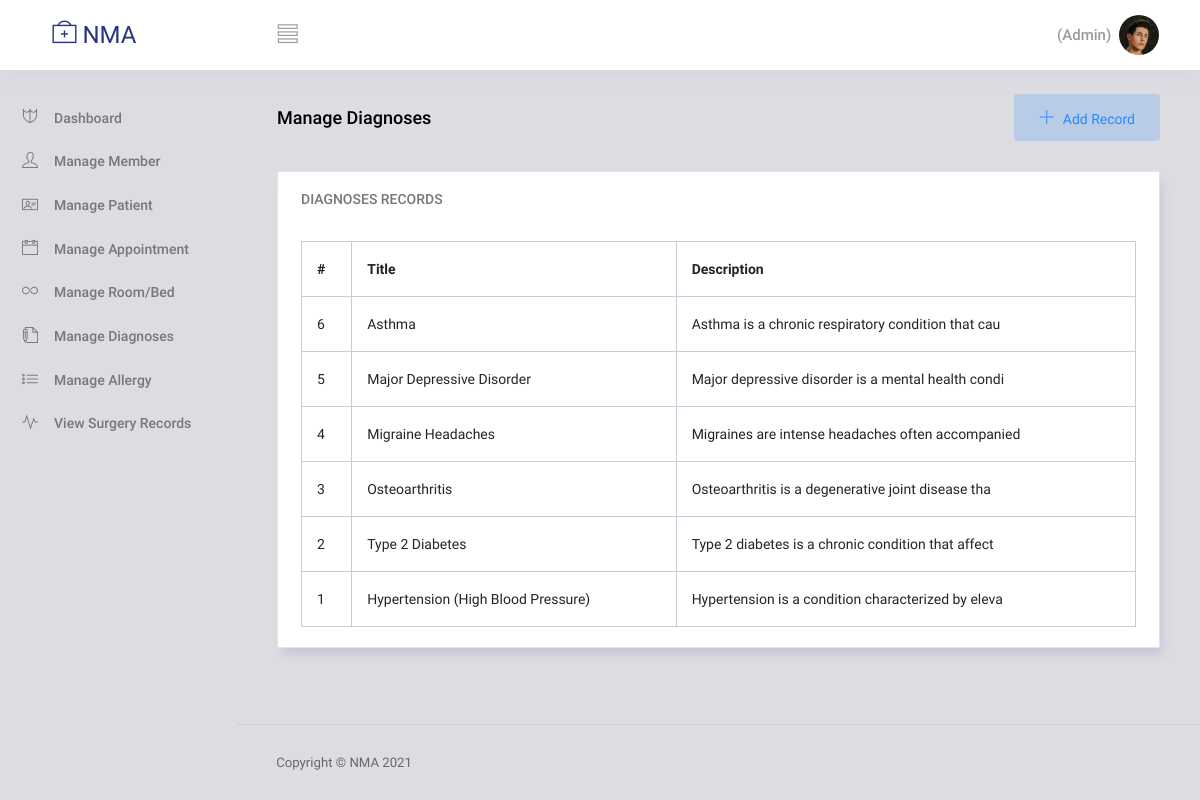
/manage-diagnoses/ (signed in), run on the app's committed database.
### app/models.py (models this page shows, shortened)
class Diagnosis(models.Model):
    name = models.CharField(max_length=100)
    description = models.TextField()
    created_date = models.DateTimeField(auto_now_add=True, null=True)

### app/decorators.py (the view)
        def wrapper_func(request, *args, **kwargs):
            position = getCurrentUserPosition(request.user)
            if position in allowed_roles:
                return view_func(request, *args, **kwargs)
            else:
                return HttpResponse('You do not permissions to view this page!')

### NewarkMedical/views.py (called while the page is built)
@login_required
@allowed_users(allowed_roles=['Admin', 'DOCTOR', 'RECEPTIONIST'])
def MANAGE_DIAGNOSES(request):
    diagnosesList = Diagnosis.objects.all().order_by('-created_date')
    data = {
        'diagnosesList':diagnosesList
    }
    return render(request,"manage-diagnoses.html", data)

### app/templatetags/filterData.py (called while the page is built)
@register.simple_tag
def getEllipsis(value, char=20):
    return str(value)[:char]

@register.simple_tag
def getCurrentUserPosition(user):
    staff = Staff.objects.filter(user=user)
    patient = Patient.objects.filter(user=user)
    position = 'Admin'
    if staff.exists():
        position = staff.first().position
    else:
        if patient.exists():
            position = 'Patient'
    return position

@register.simple_tag
def getPatient(user):
    patient = Patient.objects.filter(user=user)
    if patient.exists():
        return patient.first()
    return None

### templates/manage-diagnoses.html (shortened to what this page needs)
{% extends 'base.html' %}
{% block content %}
{% load static %}
{% load filterData %}
<div class="content-wrapper">
  <div class="row">
    <div class="col-md-12 grid-margin">
      <div class="d-flex justify-content-between align-items-center">
        <div>
          <h4 class="font-weight-bold mb-0">Manage Diagnoses</h4>
        </div>
        <div>
            <button type="button" class="btn btn-inverse-primary btn-icon-text" data-bs-toggle="modal" data-bs-target="#addDiagoses">
              <i class="ti-plus btn-icon-prepend"></i>Add Record
            </button>
        </div>
      </div>
    </div>
  </div>
  <div class="row">
    <div class="col-lg-12 grid-margin stretch-card">
      <div class="card">
        <div class="card-body">
          <h4 class="card-title">Diagnoses Records</h4>
          <div class="table-responsive pt-3">
            <table class="table table-bordered">
              <thead>
                <tr>
                  <th>#</th>
                  <th>Title</th>
                  <th>Description</th>
                </tr>
              </thead>
              <tbody>
                {% for d in diagnosesList %}
                  <tr>
                    <td>{{d.id}}</td>
                    <td>{{d.name}}</td>
                    <td> {% getEllipsis d.description 50 %}</td>
                  </tr>
                {% endfor %}
              </tbody>
            </table>
          </div>
        </div>
      </div>
    </div>
  </div>
</div>
{% endblock content %}

### templates/common/header.html (shortened to what this page needs)
{% load filterData %}
{% getCurrentUserPosition user as position %}
<nav class="navbar col-lg-12 col-12 p-0 fixed-top d-flex flex-row">
    <div class="text-center navbar-brand-wrapper d-flex align-items-center justify-content-center">
        <a class="navbar-brand brand-logo me-5" href="index.html"><i class="ti-support"></i> NMA</a>
    </div>
    <div class="navbar-menu-wrapper d-flex align-items-center justify-content-end">
        <button class="navbar-toggler navbar-toggler align-self-center" type="button" data-toggle="minimize">
            <span class="ti-view-list"></span>
        </button>
        <ul class="navbar-nav navbar-nav-right">
            <li class="nav-item nav-profile dropdown">
                <h6 class="m-2">{{user.first_name}} {{user.last_name}} ({{position}}) </h6>
                <a class="nav-link dropdown-toggle" href="#" data-bs-toggle="dropdown" id="profileDropdown">
                    <img src="/static/images/faces/face12.jpg" alt="profile" />
                </a>
            </li>
        </ul>
    </div>
</nav>

### data on the page
Diagnosis: id "6", name "Asthma", description "Asthma is a chronic respiratory condition that cau"
Diagnosis: id "5", name "Major Depressive Disorder", description "Major depressive disorder is a mental health condi"
Diagnosis: id "4", name "Migraine Headaches", description "Migraines are intense headaches often accompanied"
Diagnosis: id "3", name "Osteoarthritis", description "Osteoarthritis is a degenerative joint disease tha"
Diagnosis: id "2", name "Type 2 Diabetes", description "Type 2 diabetes is a chronic condition that affect"
Diagnosis: id "1", name "Hypertension (High Blood Pressure)", description "Hypertension is a condition characterized by eleva"

### other printed values
{{ position }} "Admin"
